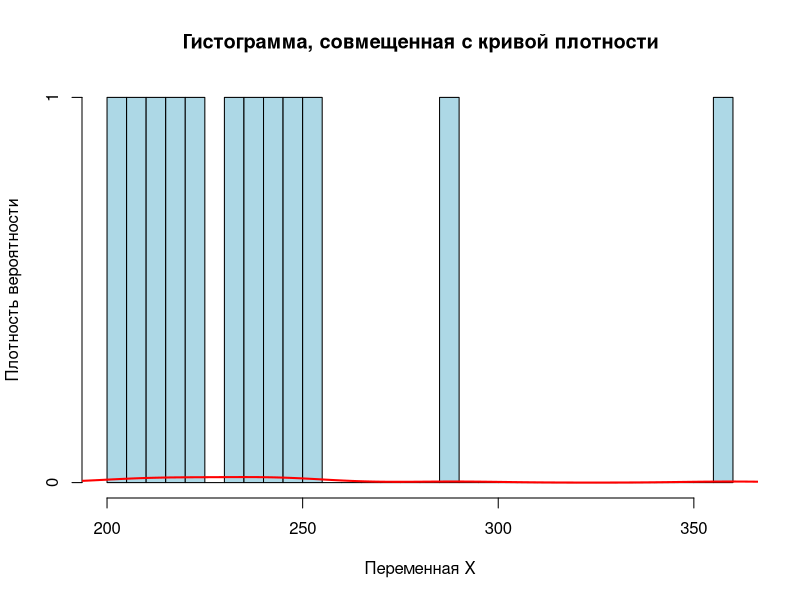

This chart was generated by the following R code:
arr <- c(289, 203, 359, 243, 232, 210, 251, 246, 224, 239, 220, 211)
print(arr)

# среднее
average <- mean(arr)
print(sprintf("Average: %f", average))

# стандартное отклонение
std <- sd(arr)
print(sprintf("Standard deviation: %f", std))

# медиана
median <- median(arr)
print(sprintf("Median: %f", median))

# процентили
qtl <- quantile(arr, c(0.25, 0.75))
qtl

hist(arr, breaks = 50, freq = TRUE, col = "lightblue",
      xlab = "Переменная X",
      ylab = "Плотность вероятности",
      main = "Гистограмма, совмещенная с кривой плотности")
lines(density(arr), col = "red", lwd = 2)
# Можно ли считать, что выборка извлечена из совокупности с нормальным распределением?
# Обоснуйте свой ответ.
#
# (Эти числа — продолжительность (в секундах) физической нагрузки до развития
# приступа стенокардии у 12 человек с ишемической болезнью сердца.